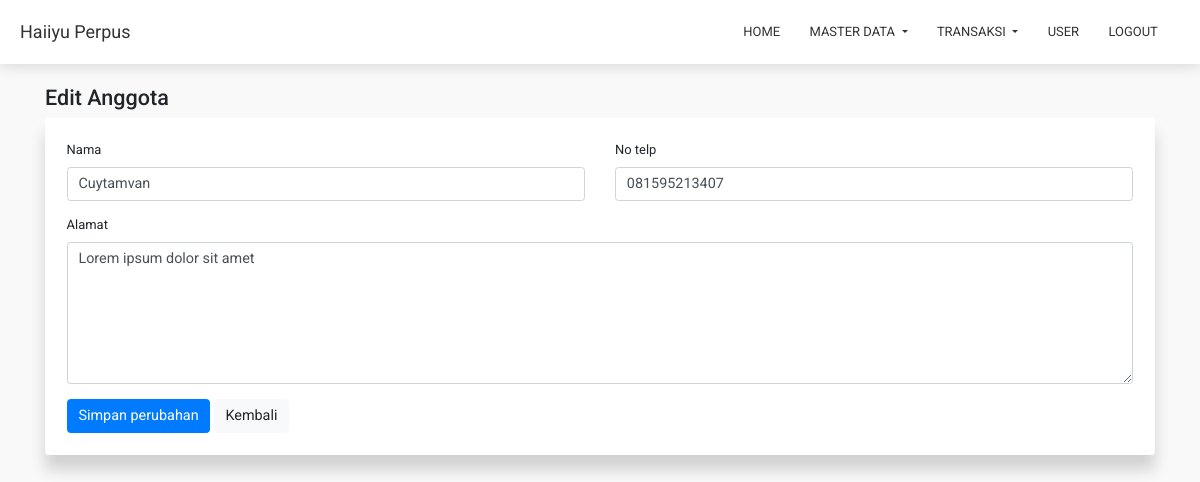
/?c=member-edit&id=1 (signed in), run on the app's committed database.
### tables this page shows
CREATE TABLE `members` (
  `id` int(11) NOT NULL,
  `name` varchar(50) NOT NULL,
  `address` text NOT NULL,
  `phone_number` varchar(20) NOT NULL
);

### app/helper.php (called while the page is built, shortened)
<?php
function url($to = ''){
  $base_url = str_replace(basename($_SERVER['SCRIPT_NAME']), '', $_SERVER['SCRIPT_NAME']);
  $base_url .= $to;
  return $base_url;
}
function get($name){
  return isset($_GET[$name]) ? $_GET[$name] : null;
}
function antiInject($text){
  return stripcslashes(strip_tags($text));
}

### resources/member/edit.php (the view, shortened to what this page needs)
<?php
  $table = 'members';
  $id = antiInject(get('id'));
  $data = mysqli_fetch_object((mysqli_query($conn, "SELECT * FROM `$table` where id='$id'")));
  if($data){
?>
<div class="container mt-4">
  <h4><?=isset($title) ? $title : '' ?></h4>
  <div class="row">
    <div class="col-sm-12">
      <div class="card c-card">
        <div class="card-body p-4">
          <form method="post">
            <div class="row">
              <div class="col-sm-12 col-md-6 form-group">
                <label>Nama</label>
                <input type="text" name="name" class="form-control" placeholder="Masukan nama" autocomplete="off" value="<?=$data->name?>" required>
              </div>
              <div class="col-sm-12 col-md-6 form-group">
                <label>No telp</label>
                <input type="text" name="phone_number" class="form-control" placeholder="Masukan no telp" autocomplete="off" value="<?=$data->phone_number?>" required>
              </div>
              <div class="col-sm-12 form-group">
                <label>Alamat</label>
                <textarea name="address" class="form-control" rows="6" placeholder="Masukan alamat" required><?=$data->address?></textarea>
              </div>
              <div class="col-sm-12 ">
                <button type="submit" name="submit" class="btn btn-primary">Simpan perubahan</button>
                <a href="<?=url('?c=member')?>" class="btn btn-light">Kembali</a>
              </div>
            </div>
          </form>
        </div>
      </div>
    </div>
  </div>
</div>
<?php
  }else{
    include 'resources/error/id-404.php';
  }
?>

### assets/css/style.css (style rules this page uses)
* { font-family: 'Roboto', sans-serif; font-size: .9rem; }
body { background-color: #f9f9f9; }
.c-card { border: none; box-shadow: 0px 15px 15px rgba(0,0,0,0.16); }

### data on the page
members: name "Cuytamvan", phone_number "081595213407", address "Lorem ipsum dolor sit amet"

### other printed values
$title "Edit Anggota"
